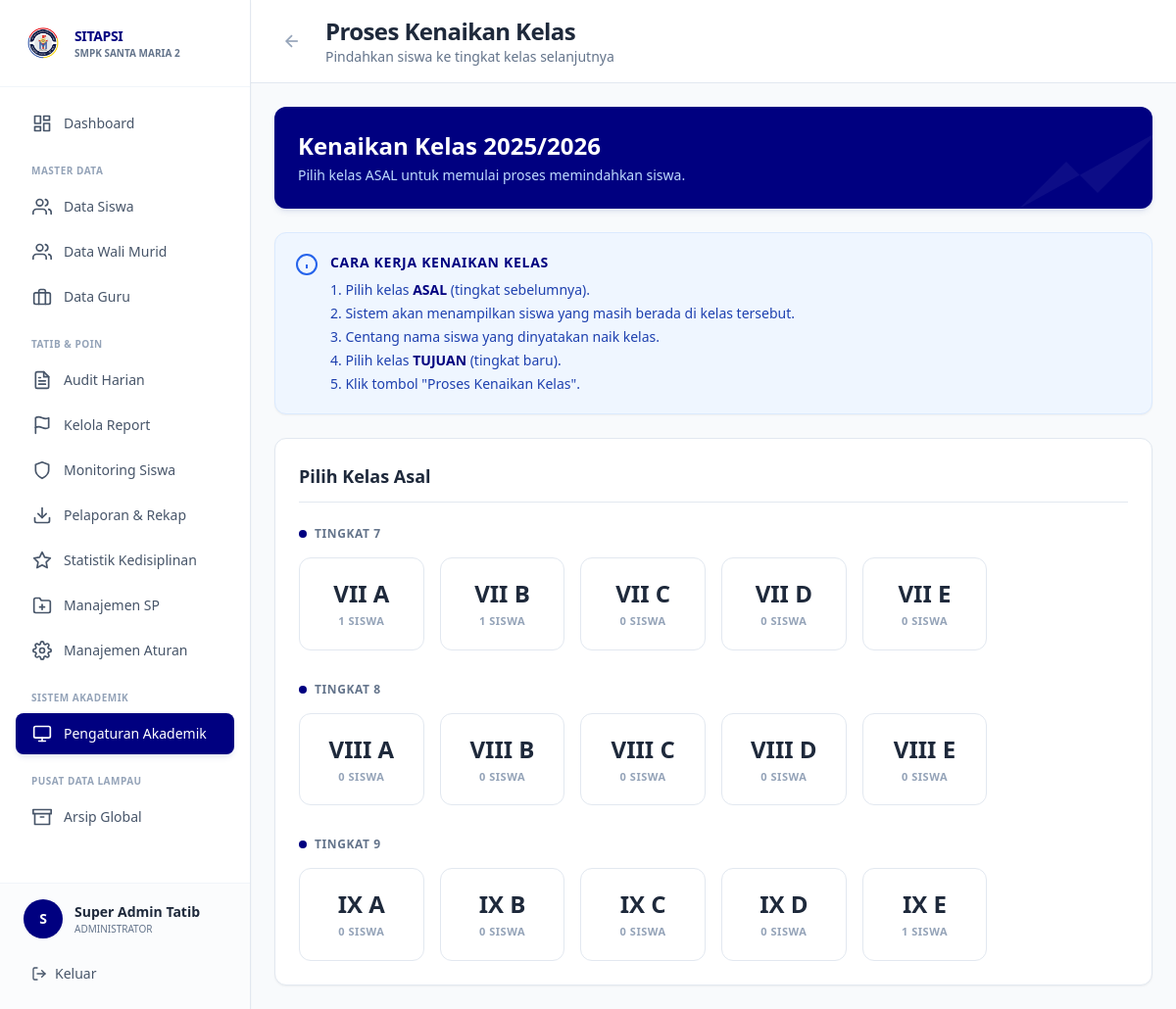
/views/admin/kenaikan_kelas.php (signed in), run on the app's committed database.
### tables this page shows
CREATE TABLE `tb_tahun_ajaran` (
  `id_tahun` int(11) NOT NULL,
  `nama_tahun` varchar(20) NOT NULL,
  `status` enum('Aktif','Arsip') DEFAULT 'Aktif',
  `semester_aktif` enum('Ganjil','Genap') DEFAULT 'Ganjil'
);

CREATE TABLE `tb_kelas` (
  `id_kelas` int(11) NOT NULL,
  `nama_kelas` varchar(10) NOT NULL,
  `tingkat` int(11) NOT NULL,
  `guru_wali` varchar(100) DEFAULT NULL,
  `status` varchar(20) DEFAULT 'Aman',
  `created_at` timestamp NOT NULL DEFAULT current_timestamp()
);

### config/database.php (called while the page is built, shortened)
<?php
function getDBConnection()
{
    static $pdo = null;
    if ($pdo === null) {
        try {
            $dsn = "mysql:host=" . DB_HOST . ";dbname=" . DB_NAME . ";charset=" . DB_CHARSET;
            $options = [
                PDO::ATTR_ERRMODE => PDO::ERRMODE_EXCEPTION,
                PDO::ATTR_DEFAULT_FETCH_MODE => PDO::FETCH_ASSOC,
                PDO::ATTR_EMULATE_PREPARES => false,
                PDO::MYSQL_ATTR_INIT_COMMAND => "SET NAMES " . DB_CHARSET
            ];
            $pdo = new PDO($dsn, DB_USER, DB_PASS, $options);
        } catch (PDOException $e) {
            error_log("Database Connection Error: " . $e->getMessage());
            die("Koneksi database gagal. Silakan hubungi administrator.");
        }
    }
    return $pdo;
}
function executeQuery($sql, $params = [])
{
    $pdo = getDBConnection();
    $stmt = $pdo->prepare($sql);
    $stmt->execute($params);
    return $stmt;
}
function fetchOne($sql, $params = [])
{
    $stmt = executeQuery($sql, $params);
    return $stmt->fetch();
}
function fetchAll($sql, $params = [])
{
    $stmt = executeQuery($sql, $params);
    return $stmt->fetchAll();
}
?>

### views/admin/kenaikan_kelas.php (the view, shortened to what this page needs)
<?php
require_once '../../config/database.php';
$tahun_aktif = fetchOne("
    SELECT id_tahun, nama_tahun
    FROM tb_tahun_ajaran
    WHERE status = 'Aktif'
    LIMIT 1
");
$kelas_list = fetchAll("SELECT * FROM tb_kelas ORDER BY tingkat, nama_kelas");
$kelas_by_tingkat = [];
foreach ($kelas_list as $k) {
    $kelas_by_tingkat[$k['tingkat']][] = $k;
}
$card_class = "bg-white border border-[#E2E8F0] rounded-xl shadow-sm";
?>
<!DOCTYPE html>
<html lang="id">
<head>
    <script src="https://cdn.tailwindcss.com"></script>
</head>
<body class="bg-[#F8FAFC]">
<div class="flex h-screen overflow-hidden">
    <?php include '../../includes/sidebar_admin.php'; ?>
    <div class="flex-1 overflow-auto lg:ml-64">
        <div class="bg-white border-b border-[#E2E8F0] px-6 pl-16 lg:pl-6 py-4 sticky top-0 z-30 flex items-center space-x-4">
            <a href="pengaturan_akademik.php" class="p-2 rounded-lg text-slate-400 hover:text-slate-600 hover:bg-slate-50 transition-colors">
                <svg class="w-5 h-5" fill="none" stroke="currentColor" viewBox="0 0 24 24" stroke-width="2"><line x1="19" y1="12" x2="5" y2="12"></line><polyline points="12 19 5 12 12 5"></polyline></svg>
            </a>
            <div>
                <h1 class="text-2xl font-extrabold text-slate-800 tracking-tight">Proses Kenaikan Kelas</h1>
                <p class="text-sm font-medium text-slate-500">Pindahkan siswa ke tingkat kelas selanjutnya</p>
            </div>
        </div>
        <div class="p-6 space-y-6 max-w-7xl mx-auto">
            <div class="bg-[#000080] text-white rounded-xl shadow-md shadow-blue-900/10 p-6 relative overflow-hidden">
                <svg class="absolute right-0 top-0 text-white/5 w-48 h-48 transform translate-x-8 -translate-y-8" fill="currentColor" viewBox="0 0 24 24"><path d="M13 7h8m0 0v8m0-8l-8 8-4-4-6 6"></path></svg>
                <div class="relative z-10 flex items-center justify-between">
                    <div>
                        <h2 class="text-2xl font-extrabold mb-1">Kenaikan Kelas <?= $tahun_aktif['nama_tahun'] ?></h2>
                        <p class="text-blue-200 font-medium text-sm">Pilih kelas ASAL untuk memulai proses memindahkan siswa.</p>
                    </div>
                </div>
            </div>
            <div class="bg-blue-50 border border-blue-100 p-5 rounded-xl flex items-start shadow-sm">
                <svg class="w-6 h-6 text-blue-600 mr-3 flex-shrink-0" fill="none" stroke="currentColor" viewBox="0 0 24 24" stroke-width="2"><circle cx="12" cy="12" r="10"></circle><line x1="12" y1="16" x2="12" y2="12"></line><line x1="12" y1="8" x2="12.01" y2="8"></line></svg>
                <div>
                    <h4 class="font-extrabold text-[#000080] mb-2 text-sm uppercase tracking-wider">Cara Kerja Kenaikan Kelas</h4>
                    <ol class="text-sm text-blue-800 list-decimal list-inside space-y-1 font-medium">
                        <li>Pilih kelas <strong class="text-[#000080]">ASAL</strong> (tingkat sebelumnya).</li>
                        <li>Sistem akan menampilkan siswa yang masih berada di kelas tersebut.</li>
                        <li>Centang nama siswa yang dinyatakan naik kelas.</li>
                        <li>Pilih kelas <strong class="text-[#000080]">TUJUAN</strong> (tingkat baru).</li>
                        <li>Klik tombol "Proses Kenaikan Kelas".</li>
                    </ol>
                </div>
            </div>
            <div class="<?= $card_class ?> p-6">
                <h3 class="font-extrabold text-slate-800 mb-6 text-lg border-b border-[#E2E8F0] pb-3">Pilih Kelas Asal</h3>
                <?php foreach ($kelas_by_tingkat as $tingkat => $kelas_items): ?>
                <div class="mb-8 last:mb-0">
                    <h4 class="font-bold text-slate-500 mb-4 flex items-center text-xs uppercase tracking-wider">
                        <span class="w-2 h-2 rounded-full bg-[#000080] mr-2"></span>
                        Tingkat <?= $tingkat ?>
                    </h4>
                    <div class="grid grid-cols-2 md:grid-cols-4 lg:grid-cols-6 gap-4">
                        <?php foreach ($kelas_items as $k):
                            $jumlah = fetchOne("
                                SELECT COUNT(*) as total
                                FROM tb_anggota_kelas
                                WHERE id_kelas = :id
                                AND id_tahun = :tahun
                            ", [
                                'id' => $k['id_kelas'],
                                'tahun' => $tahun_aktif['id_tahun']
                            ])['total'] ?? 0;
                        ?>
                        <a href="kenaikan_kelas_proses.php?kelas_asal=<?= $k['id_kelas'] ?>"
                           class="block bg-white border border-[#E2E8F0] hover:bg-[#000080] hover:text-white hover:border-[#000080] hover:shadow-md rounded-xl p-5 text-center transition-all group">
                            <p class="text-2xl font-extrabold text-slate-800 group-hover:text-white mb-1"><?= $k['nama_kelas'] ?></p>
                            <p class="text-[11px] font-bold text-slate-400 group-hover:text-blue-200 uppercase tracking-wider"><?= $jumlah ?> siswa</p>
                        </a>
                        <?php endforeach; ?>
                    </div>
                </div>
                <?php endforeach; ?>
            </div>
        </div>
    </div>
</div>
</body>
</html>

### data on the page
tb_tahun_ajaran: nama_tahun "2025/2026"
tb_kelas: nama_kelas "VII A", id_kelas "1"
tb_kelas: nama_kelas "VII B", jumlah "1"
tb_kelas: nama_kelas "VII C", jumlah "0"
tb_kelas: nama_kelas "VII D", jumlah "0"
tb_kelas: nama_kelas "VII E", jumlah "0"
tb_kelas: nama_kelas "VIII A", jumlah "0"
tb_kelas: nama_kelas "VIII B", jumlah "0"
tb_kelas: nama_kelas "VIII C", jumlah "0"
tb_kelas: nama_kelas "VIII D", jumlah "0"
tb_kelas: nama_kelas "VIII E", jumlah "0"
tb_kelas: nama_kelas "IX A", jumlah "0"
tb_kelas: nama_kelas "IX B", jumlah "0"
tb_kelas: nama_kelas "IX C", jumlah "0"
tb_kelas: nama_kelas "IX D", jumlah "0"
tb_kelas: nama_kelas "IX E", jumlah "1"

### other printed values
$initial "S"
$user_name "Super Admin Tatib"
$tingkat "7"
$tingkat "8"
$tingkat "9"
